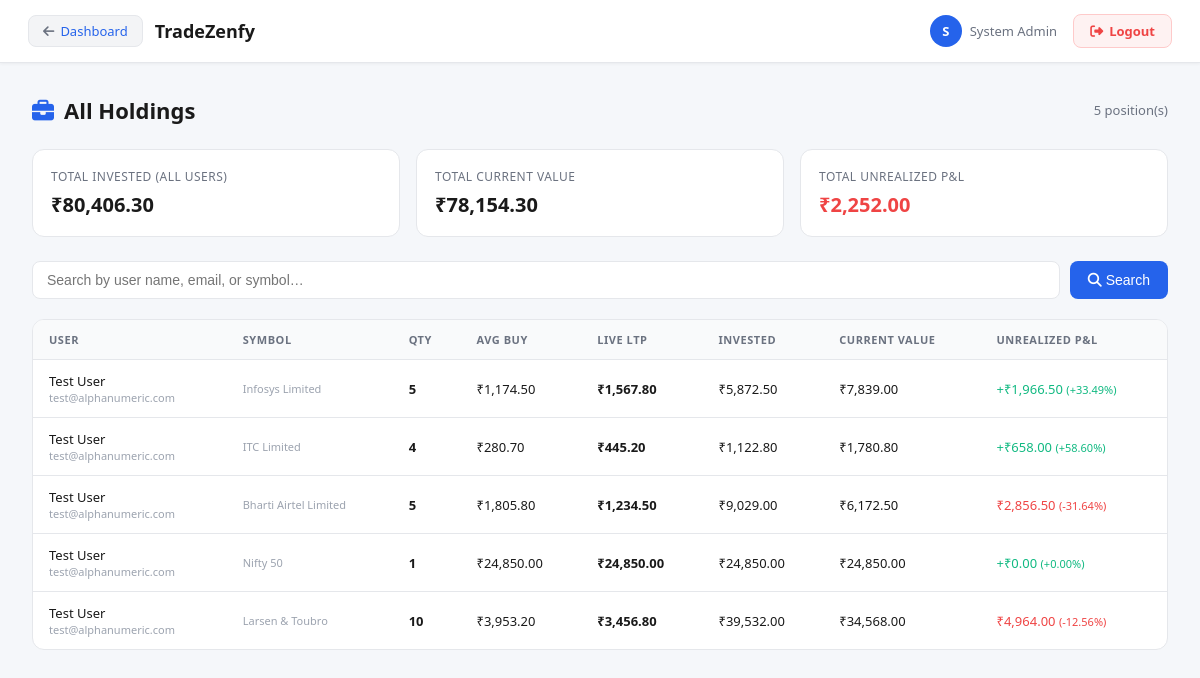
Screenshot of /admin/holdings.php (signed in) with the database file from the repository.
### tables this page shows
CREATE TABLE IF NOT EXISTS `user_holdings` (
  `id` int(11) NOT NULL AUTO_INCREMENT,
  `user_id` int(11) NOT NULL,
  `stock_id` int(11) NOT NULL,
  `quantity` int(11) NOT NULL,
  `average_price` decimal(10,2) NOT NULL,
  `current_price` decimal(10,2) DEFAULT 0.00,
  `invested_amount` decimal(15,2) NOT NULL,
  `current_value` decimal(15,2) DEFAULT 0.00,
  `pnl` decimal(15,2) DEFAULT 0.00,
  `pnl_percent` decimal(5,2) DEFAULT 0.00,
  `updated_at` timestamp NOT NULL DEFAULT current_timestamp() ON UPDATE current_timestamp(),
  PRIMARY KEY (`id`),
  UNIQUE KEY `unique_holding` (`user_id`,`stock_id`)
);

CREATE TABLE IF NOT EXISTS `account_registrations` (
  `id` int(11) NOT NULL AUTO_INCREMENT,
  `title` varchar(10) DEFAULT NULL,
  `first_name` varchar(100) NOT NULL,
  `last_name` varchar(100) NOT NULL,
  `email` varchar(255) NOT NULL,
  `username` varchar(100) NOT NULL,
  `password` varchar(255) NOT NULL,
  `dob` date DEFAULT NULL,
  `phone` varchar(20) DEFAULT NULL,
  `street` text DEFAULT NULL,
  `postal_code` varchar(20) DEFAULT NULL,
  `city` varchar(100) DEFAULT NULL,
  `country` varchar(100) DEFAULT NULL,
  `state_citizenship` varchar(100) DEFAULT NULL,
  `state_tax_residency` varchar(100) DEFAULT NULL,
  `tax_id` varchar(50) DEFAULT NULL,
  `employment_status` varchar(50) DEFAULT NULL,
  `trading_currency` varchar(50) DEFAULT 'INR',
  `annual_income` decimal(15,2) DEFAULT NULL,
  `net_worth` decimal(15,2) DEFAULT NULL,
  `source_of_wealth` text DEFAULT NULL,
  `initial_deposit` decimal(15,2) DEFAULT NULL,
  `status` enum('pending','approved','rejected') DEFAULT 'pending',
  `current_balance` decimal(15,2) DEFAULT 0.00,
  `portfolio_value` decimal(15,2) DEFAULT 0.00,
  `total_invested` decimal(15,2) DEFAULT 0.00,
  `total_pnl` decimal(15,2) DEFAULT 0.00,
  `is_blocked` tinyint(1) DEFAULT 0,
  `created_at` timestamp NOT NULL DEFAULT current_timestamp(),
  `updated_at` timestamp NOT NULL DEFAULT current_timestamp() ON UPDATE current_timestamp(),
  PRIMARY KEY (`id`),
  UNIQUE KEY `email` (`email`),
  UNIQUE KEY `username` (`username`)
);

CREATE TABLE IF NOT EXISTS `stocks` (
  `id` int(11) NOT NULL AUTO_INCREMENT,
  `symbol` varchar(20) NOT NULL,
  `name` varchar(255) NOT NULL,
  `exchange` varchar(20) DEFAULT 'NSE',
  `industry` varchar(100) DEFAULT NULL,
  `sector` varchar(100) DEFAULT NULL,
  `market_cap` bigint(20) DEFAULT NULL,
  `logo_url` varchar(500) DEFAULT NULL,
  `website` varchar(255) DEFAULT NULL,
  `ltp` decimal(10,2) DEFAULT 0.00,
  `change_percent` decimal(10,4) DEFAULT 0.0000,
  `previous_close` decimal(10,2) DEFAULT 0.00,
  `is_active` tinyint(1) DEFAULT 1,
  `created_at` timestamp NOT NULL DEFAULT current_timestamp(),
  `updated_at` timestamp NOT NULL DEFAULT current_timestamp() ON UPDATE current_timestamp(),
  PRIMARY KEY (`id`),
  UNIQUE KEY `unique_symbol` (`symbol`)
);

### includes/middleware.php (called while the page is built, shortened)
<?php
function requireAdmin(): array {
    $db   = getDB();
    $stmt = $db->prepare("SELECT id, username, name, email, role FROM admins WHERE id = ? AND is_active = 1");
    $stmt->execute([$_SESSION['admin_id']]);
    $admin = $stmt->fetch();
    return $admin;
}

### admin/holdings.php (the view, shortened to what this page needs)
<?php
require_once __DIR__ . '/../includes/middleware.php';
$admin = requireAdmin();
$db    = getDB();
$search = trim($_GET['search'] ?? '');
$where  = '';
$params = [];
$holdings = $db->prepare("
    SELECT h.*, a.first_name, a.last_name, a.email,
           COALESCE(c.ltp, s.ltp) AS live_ltp,
           s.name AS stock_name
    FROM user_holdings h
    JOIN account_registrations a ON a.id = h.user_id
    JOIN stocks s ON s.id = h.stock_id
    LEFT JOIN stock_price_cache c ON c.stock_id = h.stock_id
    $where
    AND h.quantity > 0
    ORDER BY h.pnl DESC
    LIMIT 100
");
$holdings->execute($params);
$holdings = $holdings->fetchAll();
$totalInvested = array_sum(array_column($holdings, 'invested_amount'));
$totalValue    = array_sum(array_column($holdings, 'current_value'));
$totalPnl      = array_sum(array_column($holdings, 'pnl'));
?>
<!DOCTYPE html>
<html lang="en">
<head>
<link rel="stylesheet" href="https://cdnjs.cloudflare.com/ajax/libs/font-awesome/6.4.0/css/all.min.css">
</head>
<body>
<?php include __DIR__ . '/../includes/admin-header.php'; ?>
<div class="main" style="padding:32px">
  <div class="page-header">
    <h1><i class="fa fa-briefcase" style="color:#2563EB;margin-right:10px"></i>All Holdings</h1>
    <span style="font-size:13px;color:#6B7280"><?= count($holdings) ?> position(s)</span>
  </div>
  <div class="stats-row">
    <div class="stat-card">
      <div class="s-label">Total Invested (All Users)</div>
      <div class="s-value">₹<?= number_format($totalInvested,2) ?></div>
    </div>
    <div class="stat-card">
      <div class="s-label">Total Current Value</div>
      <div class="s-value">₹<?= number_format($totalValue,2) ?></div>
    </div>
    <div class="stat-card">
      <div class="s-label">Total Unrealized P&amp;L</div>
      <div class="s-value <?= $totalPnl>=0?'pos':'neg' ?>">
        <?= ($totalPnl>=0?'+':'').'₹'.number_format(abs($totalPnl),2) ?>
      </div>
    </div>
  </div>
  <form method="GET" class="search-bar">
    <input type="text" name="search" placeholder="Search by user name, email, or symbol…" value="<?= htmlspecialchars($search) ?>">
    <button type="submit"><i class="fa fa-search"></i> Search</button>
  </form>
  <div class="card">
    <table>
      <thead>
        <tr>
          <th>User</th><th>Symbol</th><th>Qty</th><th>Avg Buy</th>
          <th>Live LTP</th><th>Invested</th><th>Current Value</th><th>Unrealized P&amp;L</th>
        </tr>
      </thead>
      <tbody>
        <?php foreach($holdings as $h):
          $ltp    = (float)$h['live_ltp'];
          $curVal = $ltp * $h['quantity'];
          $pnl    = $curVal - (float)$h['invested_amount'];
          $pnlPct = (float)$h['invested_amount']>0?($pnl/(float)$h['invested_amount'])*100:0;
        ?>
        <tr>
          <td>
            <a href="view-account.php?id=<?= $h['user_id'] ?>" style="color:#1A1A1A;text-decoration:none;font-weight:500"><?= htmlspecialchars($h['first_name'].' '.$h['last_name']) ?></a>
            <div style="font-size:11px;color:#9CA3AF"><?= htmlspecialchars($h['email']) ?></div>
          </td>
          <td>
            <div style="font-size:11px;color:#9CA3AF"><?= htmlspecialchars($h['stock_name']) ?></div>
          </td>
          <td style="font-weight:600"><?= $h['quantity'] ?></td>
          <td>₹<?= number_format((float)$h['average_price'],2) ?></td>
          <td style="font-weight:600">₹<?= number_format($ltp,2) ?></td>
          <td>₹<?= number_format((float)$h['invested_amount'],2) ?></td>
          <td>₹<?= number_format($curVal,2) ?></td>
          <td class="<?= $pnl>=0?'pos':'neg' ?>">
            <?= ($pnl>=0?'+':'').'₹'.number_format(abs($pnl),2) ?>
            <span style="font-size:11px">(<?= ($pnlPct>=0?'+':'').number_format($pnlPct,2) ?>%)</span>
          </td>
        </tr>
        <?php endforeach; ?>
      </tbody>
    </table>
  </div>
</div>
</body>
</html>

### includes/admin-header.php (shortened to what this page needs)
<?php
$adminName = $admin['name'] ?? 'Admin';
$adminInitial = strtoupper(substr($adminName, 0, 1));
?>
<div class="top-header">
  <div class="logo">
    <a href="index.php" class="back-btn"><i class="fa fa-arrow-left"></i> <span>Dashboard</span></a>
    TradeZenfy
  </div>
  <div class="header-right">
    <div class="admin-badge">
      <div class="avatar"><?= $adminInitial ?></div>
      <span><?= htmlspecialchars($adminName) ?></span>
    </div>
    <a href="../logout.php" class="logout-btn"><i class="fa fa-sign-out-alt"></i> <span>Logout</span></a>
  </div>
</div>

### admin/holdings.php (style rules this page uses)
*,*::before,*::after { box-sizing:border-box;margin:0;padding:0 }
body { font-family:'Segoe UI',sans-serif;background:#F5F7FA;color:#1A1A1A;min-height:100vh;overflow-x:hidden }
.page-header { display:flex;align-items:center;justify-content:space-between;margin-bottom:24px;flex-wrap:wrap;gap:12px }
.page-header h1 { font-size:22px;font-weight:600 }
.stats-row { display:grid;grid-template-columns:repeat(3,1fr);gap:16px;margin-bottom:24px }
.stat-card { background:#FFFFFF;border:1px solid #E5E7EB;border-radius:12px;padding:18px }
.stat-card .s-label { font-size:12px;color:#6B7280;text-transform:uppercase;letter-spacing:.04em;margin-bottom:6px }
.stat-card .s-value { font-size:20px;font-weight:700 }
.pos { color:#10B981 }
.neg { color:#EF4444 }
.search-bar { display:flex;gap:10px;margin-bottom:20px }
.search-bar input { flex:1;padding:10px 14px;background:#FFFFFF;border:1px solid #E5E7EB;border-radius:8px;color:#1A1A1A;font-size:14px;outline:none }
.search-bar button { padding:10px 18px;background:#2563EB;color:#fff;border:none;border-radius:8px;font-size:14px;cursor:pointer }
.card { background:#FFFFFF;border:1px solid #E5E7EB;border-radius:12px;overflow:hidden }
table { width:100%;border-collapse:collapse }
th { font-size:11px;color:#6B7280;text-transform:uppercase;letter-spacing:.05em;padding:12px 16px;text-align:left;background:#F9FAFB;white-space:nowrap }
td { padding:12px 16px;font-size:13px;border-top:1px solid #E5E7EB;vertical-align:middle }

### includes/admin-header.php (style rules this page uses)
.top-header { background: #fff; border-bottom: 1px solid #E5E7EB; padding: 14px 28px; display: flex; align-items: center; justify-content: space-between; position: sticky; top: 0; z-index: 100; box-shadow: 0 1px 3px rgba(0,0,0,0.05); }
.top-header .logo { font-size: 18px; font-weight: 700; color: #1A1A1A; text-decoration: none; display: flex; align-items: center; gap: 12px; }
.top-header .logo span { color: #2563EB; }
.top-header .logo .back-btn { display: inline-flex; align-items: center; gap: 6px; padding: 6px 14px; background: #F3F4F6; border: 1px solid #E5E7EB; border-radius: 8px; color: #6B7280; font-size: 13px; font-weight: 500; text-decoration: none; transition: all .15s; }
.header-right { display: flex; align-items: center; gap: 16px; }
.admin-badge { display: flex; align-items: center; gap: 8px; font-size: 13px; color: #6B7280; }
.admin-badge .avatar { width: 32px; height: 32px; border-radius: 50%; background: #2563EB; display: flex; align-items: center; justify-content: center; font-size: 13px; font-weight: 700; color: #fff; }
.logout-btn { padding: 7px 16px; background: #FEF2F2; color: #EF4444; border: 1px solid #FECACA; border-radius: 8px; font-size: 13px; font-weight: 600; cursor: pointer; text-decoration: none; display: inline-flex; align-items: center; gap: 6px; transition: background .2s; }

### rows the page displays
user_holdings: account_registrations.first_name+last_name "Test User", account_registrations.email "test@alphanumeric.com", stock.name "Infosys Limited", quantity "5", average_price "1,174.50", ltp "1,567.80", invested_amount "5,872.50", curVal "7,839.00", pnl "1,966.50", pnlPct "33.49"
user_holdings: account_registrations.first_name+last_name "Test User", account_registrations.email "test@alphanumeric.com", stock.name "ITC Limited", quantity "4", average_price "280.70", ltp "445.20", invested_amount "1,122.80", curVal "1,780.80", pnl "658.00", pnlPct "58.60"
user_holdings: account_registrations.first_name+last_name "Test User", account_registrations.email "test@alphanumeric.com", stock.name "Bharti Airtel Limited", quantity "5", average_price "1,805.80", ltp "1,234.50", invested_amount "9,029.00", curVal "6,172.50", pnl "2,856.50", pnlPct "-31.64"
user_holdings: account_registrations.first_name+last_name "Test User", account_registrations.email "test@alphanumeric.com", stock.name "Nifty 50", quantity "1", average_price "24,850.00", ltp "24,850.00", invested_amount "24,850.00", curVal "24,850.00", pnl "0.00", pnlPct "0.00"
user_holdings: account_registrations.first_name+last_name "Test User", account_registrations.email "test@alphanumeric.com", stock.name "Larsen & Toubro", quantity "10", average_price "3,953.20", ltp "3,456.80", invested_amount "39,532.00", curVal "34,568.00", pnl "4,964.00", pnlPct "-12.56"

### other values shown
$adminInitial "S"
$adminName "System Admin"
count($holdings) "5"
$totalInvested "80,406.30"
$totalValue "78,154.30"
abs($totalPnl) "2,252.00"
